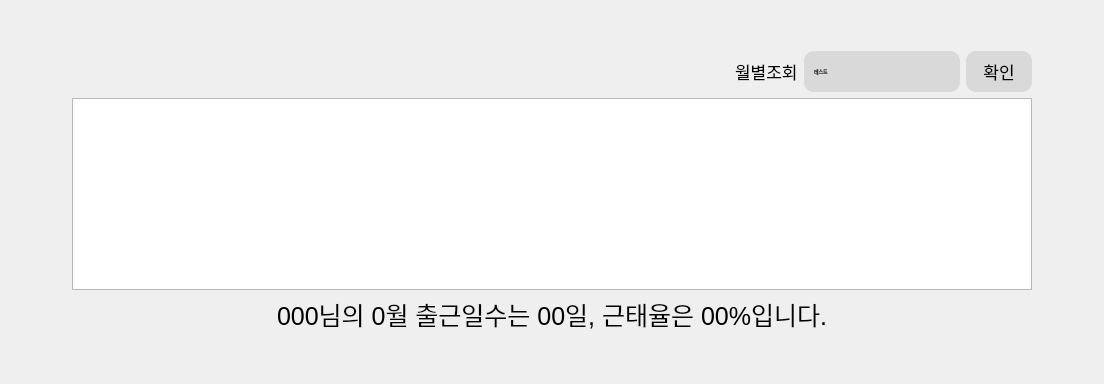
        <widget class="QWidget" name="atd_page">
         <layout class="QHBoxLayout" name="horizontalLayout_10">
          <item>
           <spacer name="horizontalSpacer_7">
            <property name="orientation">
             <enum>Qt::Horizontal</enum>
            </property>
            <property name="sizeHint" stdset="0">
             <size>
              <width>61</width>
              <height>20</height>
             </size>
            </property>
           </spacer>
          </item>
          <item>
           <layout class="QVBoxLayout" name="verticalLayout_13">
            <item>
             <spacer name="verticalSpacer_2">
              <property name="orientation">
               <enum>Qt::Vertical</enum>
              </property>
              <property name="sizeType">
               <enum>QSizePolicy::Fixed</enum>
              </property>
              <property name="sizeHint" stdset="0">
               <size>
                <width>20</width>
                <height>40</height>
               </size>
              </property>
             </spacer>
            </item>
            <item>
             <widget class="QWidget" name="widget_9" native="true">
              <property name="maximumSize">
               <size>
                <width>16777215</width>
                <height>41</height>
               </size>
              </property>
              <property name="font">
               <font>
                <pointsize>4</pointsize>
               </font>
              </property>
              <layout class="QHBoxLayout" name="horizontalLayout_11">
               <property name="leftMargin">
                <number>0</number>
               </property>
               <property name="topMargin">
                <number>0</number>
               </property>
               <property name="rightMargin">
                <number>0</number>
               </property>
               <property name="bottomMargin">
                <number>0</number>
               </property>
               <item>
                <spacer name="horizontalSpacer_9">
                 <property name="orientation">
                  <enum>Qt::Horizontal</enum>
                 </property>
                 <property name="sizeHint" stdset="0">
                  <size>
                   <width>649</width>
                   <height>20</height>
                  </size>
                 </property>
                </spacer>
               </item>
               <item>
                <widget class="QLabel" name="label_16">
                 <property name="font">
                  <font>
                   <pointsize>13</pointsize>
                  </font>
                 </property>
                 <property name="text">
                  <string>월별조회</string>
                 </property>
                </widget>
               </item>
               <item>
                <widget class="QComboBox" name="comboBox">
                 <property name="minimumSize">
                  <size>
                   <width>156</width>
                   <height>41</height>
                  </size>
                 </property>
                 <property name="styleSheet">
                  <string notr="true">#comboBox{
	border-radius:10px;
	background-color: rgb(217, 217, 217);
	padding-left:10px;}

#comboBox::drop-down{
	border:0px;
}

#comboBox::down-arrow{
	image: url(:/img/icon/down.png);
	width: 15px;
	height: 15px;
	margin-right:15px;
}
#comboBox::on{
 border:4px solid gray;
}
</string>
                 </property>
                 <item>
                  <property name="text">
                   <string>테스트</string>
                  </property>
                 </item>
                 <item>
                  <property name="text">
                   <string>테스트</string>
                  </property>
                 </item>
                </widget>
               </item>
               <item>
                <widget class="QPushButton" name="pushButton">
                 <property name="minimumSize">
                  <size>
                   <width>66</width>
                   <height>41</height>
                  </size>
                 </property>
                 <property name="font">
                  <font>
                   <pointsize>13</pointsize>
                  </font>
                 </property>
                 <property name="styleSheet">
                  <string notr="true">border-radius:10px;
background-color: rgb(217, 217, 217);</string>
                 </property>
                 <property name="text">
                  <string>확인</string>
                 </property>
                </widget>
               </item>
              </layout>
             </widget>
            </item>
            <item>
             <widget class="QWidget" name="widget_10" native="true">
              <property name="maximumSize">
               <size>
                <width>16777215</width>
                <height>280</height>
               </size>
              </property>
              <layout class="QVBoxLayout" name="verticalLayout_14">
               <property name="leftMargin">
                <number>0</number>
               </property>
               <property name="topMargin">
                <number>0</number>
               </property>
               <property name="rightMargin">
                <number>0</number>
               </property>
               <property name="bottomMargin">
                <number>0</number>
               </property>
               <item>
                <widget class="QTableWidget" name="tableWidget">
                 <property name="maximumSize">
                  <size>
                   <width>16777215</width>
                   <height>280</height>
                  </size>
                 </property>
                </widget>
               </item>
              </layout>
             </widget>
            </item>
            <item>
             <widget class="QLabel" name="label_15">
              <property name="minimumSize">
               <size>
                <width>960</width>
                <height>0</height>
               </size>
              </property>
              <property name="maximumSize">
               <size>
                <width>16777215</width>
                <height>54</height>
               </size>
              </property>
              <property name="font">
               <font>
                <pointsize>19</pointsize>
               </font>
              </property>
              <property name="text">
               <string>000님의 0월 출근일수는 00일, 근태율은 00%입니다.</string>
              </property>
              <property name="alignment">
               <set>Qt::AlignCenter</set>
              </property>
             </widget>
            </item>
            <item>
             <spacer name="verticalSpacer_3">
              <property name="orientation">
               <enum>Qt::Vertical</enum>
              </property>
              <property name="sizeType">
               <enum>QSizePolicy::Fixed</enum>
              </property>
              <property name="sizeHint" stdset="0">
               <size>
                <width>20</width>
                <height>40</height>
               </size>
              </property>
             </spacer>
            </item>
           </layout>
          </item>
          <item>
           <spacer name="horizontalSpacer_8">
            <property name="orientation">
             <enum>Qt::Horizontal</enum>
            </property>
            <property name="sizeHint" stdset="0">
             <size>
              <width>61</width>
              <height>20</height>
             </size>
            </property>
           </spacer>
          </item>
         </layout>
        </widget>
